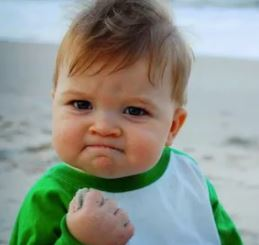
#> input picture 8.人脸识别/face.JPG, 259 x 245 px
$ python face_detectionofhaar.py
#> lines starting #> are read from the running program, lines starting #| are printed output that depends on the picture
# !/usr/bin/env python3
# -*- coding: utf-8 -*-
# @Time : 2021/7/8 16:55
# @Author : firworkseasycold
# @Email : 1476094297@qq.com
# @File : face_recognition.py
# @Software: PyCharm
"""
使用opencv自带的haar特征分类器进行人脸定位
"""

import cv2
import random


img=cv2.imread('face.JPG',cv2.IMREAD_COLOR)
#> img is the input picture: shape (245, 259, 3); mean B, G, R 140, 149.9, 143.3
# cv2.imshow('img',img)
b, g, r = cv2.split(img)
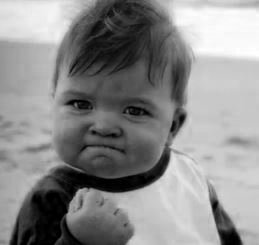
#> b: shape (245, 259); min 0, max 255, mean 140
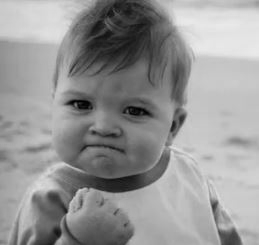
#> g: shape (245, 259); min 0, max 236, mean 149.9
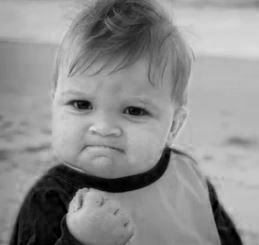
#> r: shape (245, 259); min 0, max 222, mean 143.3
#单通道提取的图像为灰度图像
# cv2.imshow('b',b)
# cv2.imshow('g',img[:,:,1])
# cv2.imshow('r',img[:,:,2])
img[:,:,2]=0
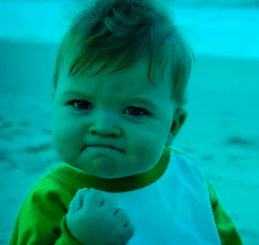
#> img: shape (245, 259, 3); mean B, G, R 140, 149.9, 0
img[:,:,1]=0
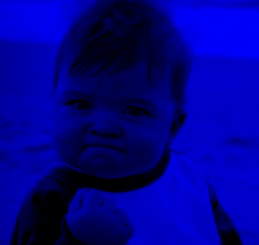
#> img: shape (245, 259, 3); mean B, G, R 140, 0, 0
# cv2.imshow('blue',img)

img=cv2.imread('faces.JPG',cv2.IMREAD_GRAYSCALE)
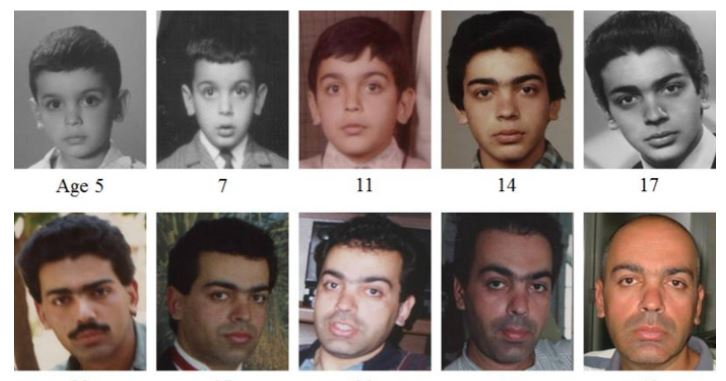
#> input picture 8.人脸识别/faces.JPG, 726 x 381 px
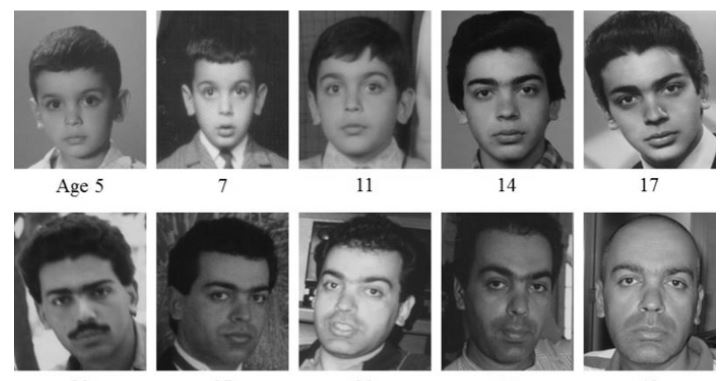
#> img: shape (381, 726); min 9, max 255, mean 134.8
#face,将使用OpenCV中自带的的基于Haar特征的级联分类器进行对象检测
face_cascade=cv2.CascadeClassifier(cv2.data.haarcascades+'haarcascade_frontalface_default.xml')
eye_cascade=cv2.CascadeClassifier(cv2.data.haarcascades+'haarcascade_eye.xml')
faces_detected=face_cascade.detectMultiScale(img,scaleFactor=1.1,minNeighbors=5)
#> faces_detected = [[194, 258, 91, 91], [307, 51, 95, 95], [183, 60, 81, 81], [455, 50, 102, 102], [27, 67, 90, 90], [594, 46, 116, 116], [461, 240, 112, 112], [596, 236, 113, 113], [302, 246, 102, 102], [28, 250, 111, 111]]
#> (the run stopped early here; a loop or call above may not have finished)
